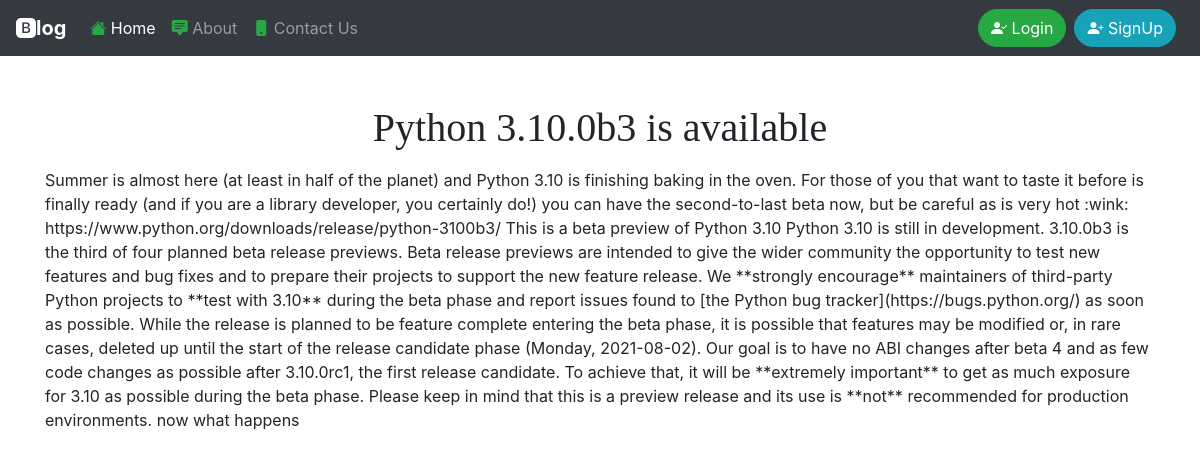
/blog/python-3100b3-is-available, run on the app's committed database.
### home/models.py (models this page shows, shortened)
class Blog(models.Model):
    title = models.CharField(max_length=50)
    desc = models.TextField()
    title_slug = models.SlugField(unique=True, default=uuid.uuid1)
    user = models.ForeignKey(settings.AUTH_USER_MODEL,
                             on_delete=models.CASCADE, default='pk')
    timestamp = models.DateTimeField(default=timezone.now)

### home/views.py (the view)
# urls.py: path('blog/<str:slug>', views.singleBlog),
def singleBlog(request, slug):
    blog = Blog.objects.get(title_slug=slug)
    data = {'data': blog}
    return render(request, 'blog.html', data)

### templates/blog.html (shortened to what this page needs)
{% extends 'base.html' %}
{% block body %}
<div class="container my-5">
    <h1 class="text-center my-3"> {{ data.title }} </h1>
    <p> {{data.desc}} </p>
</div>
{% endblock body %}

### templates/base.html (shortened to what this page needs)
<!doctype html>
<html lang="en">
<head>
    <link rel="stylesheet" href="https://cdn.jsdelivr.net/npm/bootstrap@4.6.0/dist/css/bootstrap.min.css"
>
    <link rel="stylesheet" href="https://cdn.jsdelivr.net/npm/bootstrap-icons@1.5.0/font/bootstrap-icons.css">
</head>
<body>
    <nav class="navbar navbar-expand-lg navbar-dark bg-dark">
        <a class="navbar-brand" href="#">
            <b class="bi bi-bootstrap-fill">log</b>
        </a>
        <div class="collapse navbar-collapse" id="navbarSupportedContent">
            <ul class="navbar-nav mr-auto">
                <li class="nav-item active">
                    <a class="nav-link" href="/"><i class="bi bi-house-fill text-success"></i>
                        Home
                        <span class="sr-only">(current)</span></a>
                </li>
                <li class="nav-item">
                    <a class="nav-link" href="#"><i class="bi bi-chat-square-text-fill text-success"></i> About</a>
                </li>
                <li class="nav-item">
                    <a class="nav-link" href="#"><i class="bi bi-phone-fill text-success"></i> Contact Us</a>
                </li>
            </ul>
            {% if request.user.is_anonymous %}
            <a class="btn rounded-pill btn-success" href="#" role="button" data-toggle="modal"
                data-target="#loginModal"><i class="bi bi-person-check-fill"></i>
                Login </a>
            <a class="btn rounded-pill btn-info mx-2" href="#" role="button" data-toggle="modal"
                data-target="#signupModal"><i class="bi bi-person-plus-fill"></i>
                SignUp </a>
            {% endif %}
        </div>
    </nav>
        {% block body %}
        {% endblock body %}
</body>
</html>

### templates/base.html (style rules this page uses)
h1, h2, h3, h4, h5, h6 { font-family: "Playfair Display", Georgia, "Times New Roman", serif; }

### data on the page
Blog: title "Python 3.10.0b3 is available", desc "Summer is almost here (at least in half of the planet) and Python 3.10 is finishing baking in the oven. For those of you that want to taste it before is finally ready (and if you are a library developer, you certainly do!) you can have the second-to-last beta now, but be careful as is very hot :wink: https://www.python.org/downloads/release/python-3100b3/ This is a beta preview of Python 3.10 Python 3.10 is still in development. 3.10.0b3 is the third of four planned beta release previews. Beta release previews are intended to give the wider community the opportunity to test new features and bug fixes and to prepare their projects to support the new feature release. We **strongly encourage**…"
